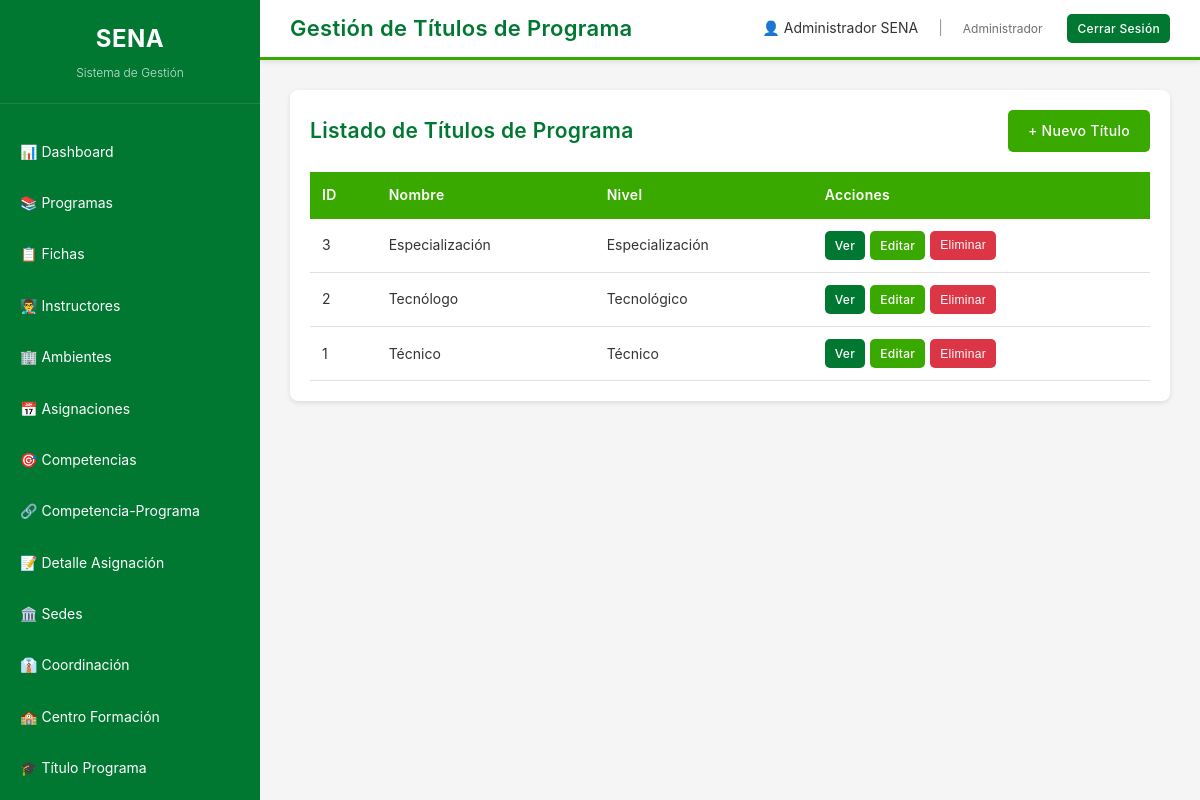
Screenshot of /views/titulo_programa/index.php (signed in) with the database file from the repository.
### tables this page shows
CREATE TABLE titulo_programa (
    id INT PRIMARY KEY AUTO_INCREMENT,
    nombre VARCHAR(200) NOT NULL,
    nivel VARCHAR(50),
    created_at TIMESTAMP DEFAULT CURRENT_TIMESTAMP
);

### conexion.php (called while the page is built, shortened)
<?php
class Database {
    private static $instance = null;
    private $conn;
    private function __construct() {
        try {
            $this->conn = new PDO(
                "mysql:host=" . DB_HOST . ";dbname=" . DB_NAME . ";charset=utf8mb4",
                DB_USER,
                DB_PASS,
                [
                    PDO::ATTR_ERRMODE => PDO::ERRMODE_EXCEPTION,
                    PDO::ATTR_DEFAULT_FETCH_MODE => PDO::FETCH_ASSOC,
                    PDO::ATTR_EMULATE_PREPARES => false,
                    PDO::MYSQL_ATTR_INIT_COMMAND => "SET NAMES utf8mb4 COLLATE utf8mb4_unicode_ci"
                ]
            );
            $this->conn->exec("SET CHARACTER SET utf8mb4");
            $this->conn->exec("SET NAMES utf8mb4");
        } catch(PDOException $e) {
            die("Error de conexión: " . $e->getMessage());
        }
    }
    public static function getInstance() {
        if (self::$instance === null) {
            self::$instance = new self();
        }
        return self::$instance;
    }
    public function getConnection() {
        return $this->conn;
    }
}
?>

### model/TituloProgramaModel.php (called while the page is built, shortened)
<?php
require_once __DIR__ . '/../conexion.php';
class TituloProgramaModel {
    private $conn;
    public function __construct() {
        $this->conn = Database::getInstance()->getConnection();
    }
    public function getAll() {
        $stmt = $this->conn->query("SELECT * FROM titulo_programa ORDER BY id DESC");
        return $stmt->fetchAll();
    }
}
?>

### views/titulo_programa/index.php (the view)
<?php require_once __DIR__ . '/../../model/TituloProgramaModel.php'; $model = new TituloProgramaModel(); if (isset($_GET['eliminar'])) { $model->delete($_GET['eliminar']); header('Location: index.php?msg=eliminado'); exit; } $registros = $model->getAll(); $pageTitle = "Gestión de Títulos de Programa"; include __DIR__ . '/../layout/header.php'; include __DIR__ . '/../layout/sidebar.php'; ?>
<div class="main-content"><?php if (isset($_GET['msg'])): ?><div class="alert alert-success"><?php if ($_GET['msg'] == 'creado') echo 'Registro creado exitosamente'; if ($_GET['msg'] == 'actualizado') echo 'Registro actualizado exitosamente'; if ($_GET['msg'] == 'eliminado') echo 'Registro eliminado exitosamente'; ?></div><?php endif; ?><div class="table-container"><div class="table-header"><h2>Listado de Títulos de Programa</h2><a href="crear.php" class="btn btn-primary">+ Nuevo Título</a></div><table><thead><tr><th>ID</th><th>Nombre</th><th>Nivel</th><th>Acciones</th></tr></thead><tbody><?php foreach ($registros as $registro): ?><tr><td><?php echo $registro['id']; ?></td><td><?php echo $registro['nombre']; ?></td><td><?php echo $registro['nivel']; ?></td><td><div class="btn-group"><a href="ver.php?id=<?php echo $registro['id']; ?>" class="btn btn-secondary btn-sm">Ver</a><a href="editar.php?id=<?php echo $registro['id']; ?>" class="btn btn-primary btn-sm">Editar</a><button onclick="confirmarEliminacion(<?php echo $registro['id']; ?>, 'titulo_programa')" class="btn btn-danger btn-sm">Eliminar</button></div></td></tr><?php endforeach; ?></tbody></table></div></div><?php include __DIR__ . '/../layout/footer.php'; ?>

### assets/css/styles.css (style rules this page uses)
:root { --verde-principal: #39A900; --verde-secundario: #007832; --verde-hover: #005a25; --blanco: #ffffff; --gris-claro: #f5f5f5; --gris-medio: #e0e0e0; --gris-texto: #333333; }
* { margin: 0; padding: 0; box-sizing: border-box; }
html { -webkit-font-smoothing: antialiased; -moz-osx-font-smoothing: grayscale; text-rendering: optimizeLegibility; }
body { font-family: 'Poppins', -apple-system, BlinkMacSystemFont, 'Segoe UI', 'Roboto', 'Oxygen', 'Ubuntu', 'Cantarell', sans-serif; background-color: var(--gris-claro); color: var(--gris-texto); -webkit-font-smoothing: antialiased; -moz-osx-font-smoothing: grayscale; font-size: 14px; line-height: 1.6; font-weight: 400; }
.main-content { margin-left: 260px; margin-top: 60px; padding: 30px; min-height: calc(100vh - 60px); }
.table-container { background: var(--blanco); padding: 20px; border-radius: 8px; box-shadow: 0 2px 5px rgba(0,0,0,0.1); overflow-x: auto; }
.table-header { display: flex; justify-content: space-between; align-items: center; margin-bottom: 20px; }
.table-header h2 { color: var(--verde-secundario); font-weight: 600; letter-spacing: 0.3px; }
table { width: 100%; border-collapse: collapse; }
thead { background-color: var(--verde-principal); color: var(--blanco); }
thead th { padding: 12px; text-align: left; font-weight: 600; letter-spacing: 0.3px; }
tbody tr { border-bottom: 1px solid var(--gris-medio); transition: background-color 0.2s; }
tbody td { padding: 12px; }
.btn { padding: 10px 20px; border: none; border-radius: 5px; cursor: pointer; text-decoration: none; display: inline-block; transition: all 0.3s; font-size: 14px; font-weight: 500; letter-spacing: 0.3px; }
.btn-primary { background-color: var(--verde-principal); color: var(--blanco); }
.btn-secondary { background-color: var(--verde-secundario); color: var(--blanco); }
.btn-danger { background-color: #dc3545; color: var(--blanco); }
.btn-sm { padding: 5px 10px; font-size: 12px; }
.btn-group { display: flex; gap: 5px; }

### rows the page displays
titulo_programa: id "3", nombre "Especialización", nivel "Especialización"
titulo_programa: id "2", nombre "Tecnólogo", nivel "Tecnológico"
titulo_programa: id "1", nombre "Técnico", nivel "Técnico"

### other values shown
$pageTitle "Gestión de Títulos de Programa"
$_SESSION['usuario_nombre'] "Administrador SENA"
$_SESSION['usuario_rol'] "Administrador"
